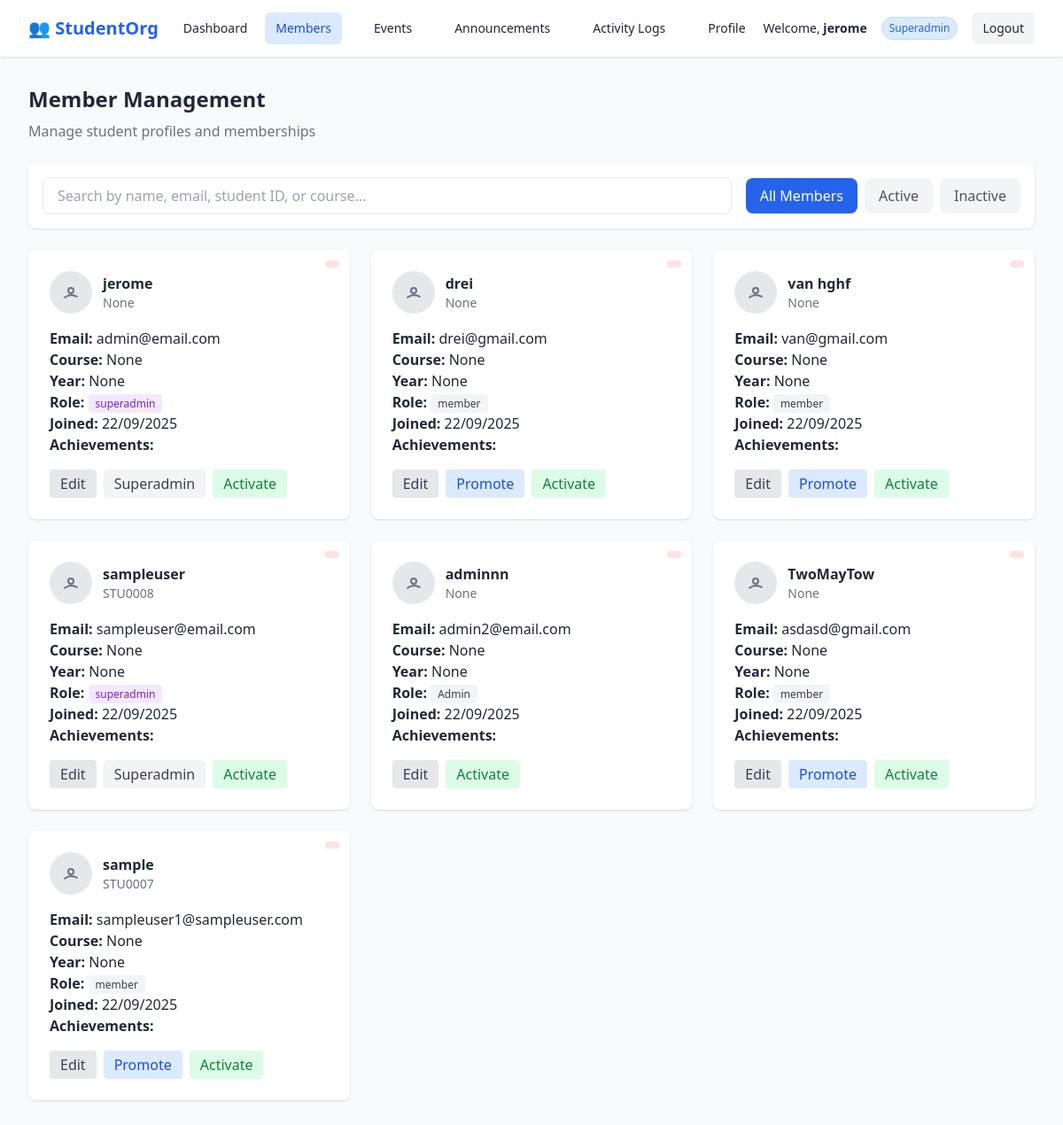
Before: /members/ (signed in) with the older database file.
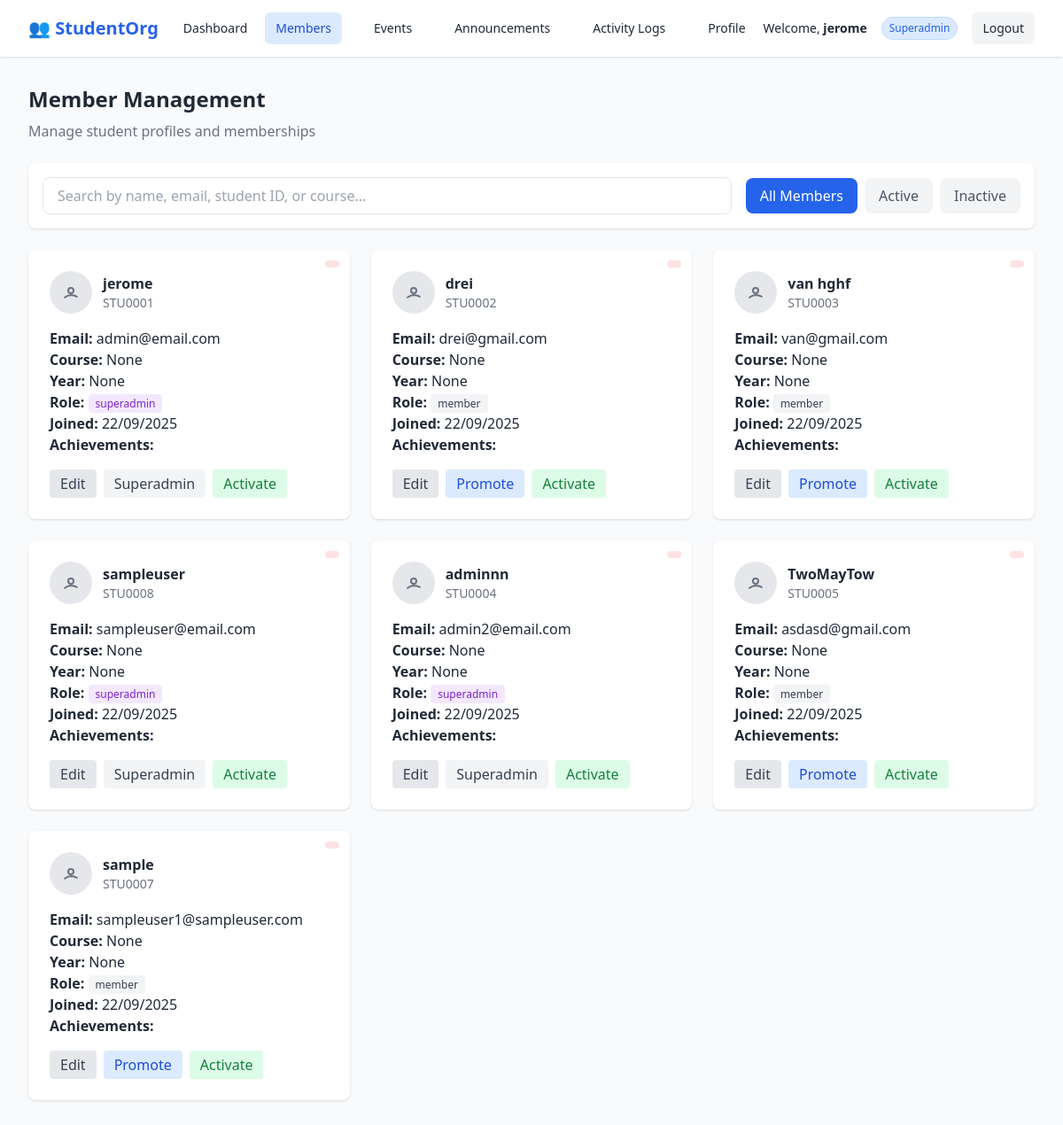
After: the same page with the newer database file.
### accounts/models.py (models this page shows, shortened)
class Member(models.Model):
    user = models.OneToOneField(User, on_delete=models.CASCADE)
    student_id = models.CharField(max_length=20, unique=True, null=True, blank=True)
    course = models.CharField(max_length=100, null=True, blank=True)
    year = models.CharField(max_length=10, null=True, blank=True)
    role = models.CharField(
        max_length=20,
        choices=[
            ('superadmin', 'superadmin'),
            ('admin', 'admin'),
            ('member', 'member'),
        ],
        default='member'
    )
    status = models.CharField(
        max_length=10,
        choices=[
            ('active', 'active'),
            ('inactive', 'inactive'),
        ],
        default='active'
    )
    joined_date = models.DateTimeField(auto_now_add=True, null=True, blank=True)
    achievements = models.TextField(blank=True, null=True)

### accounts/views.py (the view, shortened to what this page needs)
# urls.py: path("members/", views.membership_list, name="membership_list"),
@login_required
def membership_list(request):
    q = request.GET.get("q", "").strip()
    status = request.GET.get("status", "").lower()
    members = Member.objects.all().select_related("user")
    if status == "active":
        members = members.filter(status__iexact="active")
    elif status == "inactive":
        members = members.filter(status__iexact="inactive")
    context = {
        "members": members,
        "status_filter": status,
        "q": q,
    }
    return render(request, "accounts/membership_list.html", context)

### accounts/templates/accounts/membership_list.html (shortened to what this page needs)
{% extends "accounts/base.html" %}
{% load static %}
{% block content %}
<div class="max-w-7xl mx-auto px-4 sm:px-6 lg:px-8 py-8">
  <h1 class="text-2xl font-bold text-gray-800 mb-2">Member Management</h1>
  <p class="text-gray-500 mb-6">Manage student profiles and memberships</p>
  <div class="bg-white shadow rounded-lg p-4 mb-6 flex flex-col md:flex-row items-start md:items-center md:space-x-4">
    <form method="get" action="{% url 'accounts:membership_list' %}" class="flex-1">
      <input type="text" name="q" value="{{ request.GET.q }}" placeholder="Search by name, email, student ID, or course..."
        class="w-full px-4 py-2 border rounded-lg focus:ring focus:ring-blue-200 focus:outline-none">
    </form>
    <div class="mt-3 md:mt-0 flex space-x-2">
      <a href="?status=all" class="px-4 py-2 rounded-lg {% if request.GET.status == 'all' or not request.GET.status %}bg-blue-600 text-white{% else %}bg-gray-100 text-gray-600{% endif %}">All Members</a>
      <a href="?status=active" class="px-4 py-2 rounded-lg {% if request.GET.status == 'active' %}bg-blue-600 text-white{% else %}bg-gray-100 text-gray-600{% endif %}">Active</a>
      <a href="?status=inactive" class="px-4 py-2 rounded-lg {% if request.GET.status == 'inactive' %}bg-blue-600 text-white{% else %}bg-gray-100 text-gray-600{% endif %}">Inactive</a>
    </div>
  </div>
  <div class="grid grid-cols-1 md:grid-cols-2 lg:grid-cols-3 gap-6">
    {% for member in members %}
      <div class="bg-white shadow rounded-lg p-6 relative">
        <span class="absolute top-3 right-3 text-xs px-2 py-1 rounded-full {% if member.membership_status == 'active' %}bg-green-100 text-green-600{% else %}bg-red-100 text-red-600{% endif %}">
        </span>
        <div class="flex items-center mb-4">
          <div class="w-12 h-12 bg-gray-200 rounded-full flex items-center justify-center">
            <svg xmlns="http://www.w3.org/2000/svg" class="h-6 w-6 text-gray-500" fill="none" viewBox="0 0 24 24" stroke="currentColor">
              <path stroke-linecap="round" stroke-linejoin="round" stroke-width="2" d="M5.121 17.804A13.937 13.937 0 0112 15c2.5 0 4.847.655 6.879 1.804M15 10a3 3 0 11-6 0 3 3 0 016 0z" />
            </svg>
          </div>
          <div class="ml-3">
            <p class="font-semibold text-gray-800">{{ member.user.get_full_name|default:member.user.username }}</p>
            <p class="text-sm text-gray-500">{{ member.student_id }}</p>
          </div>
        </div>
        <p><strong>Email:</strong> {{ member.user.email }}</p>
        <p><strong>Course:</strong> {{ member.course }}</p>
        <p><strong>Year:</strong> {{ member.year }}</p>
        <p>
          <strong>Role:</strong>
          <span class="px-2 py-0.5 rounded text-xs font-medium
            {% if member.role == 'superadmin' %} bg-purple-100 text-purple-700
            {% elif member.role == 'admin' %} bg-blue-100 text-blue-700
            {% else %} bg-gray-100 text-gray-700 {% endif %}">
            {{ member.role }}
          </span>
        </p>
        <p><strong>Joined:</strong> {{ user.date_joined|date:"d/m/Y" }}</p>
        <p><strong>Achievements:</strong> {{ achievements.count }}</p>
        <div class="mt-4 flex flex-wrap gap-2">
        {% if user.member.role in "admin superadmin" %}
          <button type="button" data-modal-target="edit-modal-{{ member.id }}" class="px-3 py-1 bg-gray-200 text-gray-700 rounded hover:bg-gray-300 modal-open">
            Edit
          </button>
          {% endif %}
          {% if user.member.role == 'superadmin' %}
            {% if member.role == 'member' %}
              <button type="button" data-modal-target="promote-modal-{{ member.id }}" class="px-3 py-1 bg-blue-100 text-blue-700 rounded modal-open">
                Promote
              </button>
            {% elif member.role == 'superadmin' %}
              <button type="button" class="px-3 py-1 bg-gray-100 text-gray-700 rounded cursor-not-allowed" disabled>Superadmin</button>
            {% endif %}
          {% endif %}
          {% if member.membership_status == 'active' %}
            <button type="button" data-modal-target="deactivate-modal-{{ member.id }}" class="px-3 py-1 bg-red-100 text-red-700 rounded modal-open">
              Deactivate
            </button>
          {% else %}
            <button type="button" data-modal-target="activate-modal-{{ member.id }}" class="px-3 py-1 bg-green-100 text-green-700 rounded modal-open">
              Activate
            </button>
          {% endif %}
        </div>
      </div>
    {% endfor %}
  </div>
</div>
{% endblock %}

### accounts/templates/accounts/base.html (shortened to what this page needs)
{% load static %}
<!DOCTYPE html>
<html lang="en">
<head>
 <script src="https://cdn.tailwindcss.com"></script>
 </head>
 <body
  class="{% if request.resolver_match.url_name in 'login register' %}
         min-h-screen flex items-center justify-center bg-gradient-to-br from-blue-50 to-indigo-100 text-gray-800
         {% else %}
         bg-gray-50 text-gray-800
         {% endif %}">
  {% if request.resolver_match.url_name not in 'login register' %}
  <nav class="bg-white shadow">
    <div class="max-w-7xl mx-auto px-4 sm:px-6 lg:px-8">
      <div class="flex justify-between h-16 items-center">
        <div class="flex items-center space-x-4">
          <span class="text-xl font-bold text-blue-600 flex items-center">
            👥 StudentOrg
          </span>
          {% if user.is_superuser %}
            <a href="{% url 'accounts:superadmin_dashboard' %}"
               class="px-3 py-2 rounded-md text-sm font-medium
               {% if request.resolver_match.url_name == 'superadmin_dashboard' %} bg-blue-100 text-blue-700 {% else %} hover:bg-gray-100 {% endif %}">
              Dashboard
            </a>
          {% elif user.member.role == "admin" %}
            <a href="{% url 'accounts:admin_dashboard' %}"
               class="px-3 py-2 rounded-md text-sm font-medium
               {% if request.resolver_match.url_name == 'admin_dashboard' %} bg-blue-100 text-blue-700 {% else %} hover:bg-gray-100 {% endif %}">
              Dashboard
            </a>
          {% else %}
            <a href="{% url 'accounts:member_dashboard' %}"
               class="px-3 py-2 rounded-md text-sm font-medium
               {% if request.resolver_match.url_name == 'member_dashboard' %} bg-blue-100 text-blue-700 {% else %} hover:bg-gray-100 {% endif %}">
              Dashboard
            </a>
          {% endif %}
        </div>
        {% if user.is_authenticated and user.member.role in "admin superadmin" %}
        <div class="flex space-x-6">
          <a href="{% url 'accounts:membership_list' %}"
             class="px-3 py-2 rounded-md text-sm font-medium
             {% if request.resolver_match.url_name == 'membership_list' %} bg-blue-100 text-blue-700 {% else %} hover:bg-gray-100 {% endif %}">
            Members
          </a>
          <a href="{% url 'accounts:event_list' %}"
             class="px-3 py-2 rounded-md text-sm font-medium
             {% if request.resolver_match.url_name == 'event_list' %} bg-blue-100 text-blue-700 {% else %} hover:bg-gray-100 {% endif %}">
            Events
          </a>
          <a href="{% url 'accounts:announcement_list' %}"
             class="px-3 py-2 rounded-md text-sm font-medium
             {% if request.resolver_match.url_name == 'announcement_list' %} bg-blue-100 text-blue-700 {% else %} hover:bg-gray-100 {% endif %}">
            Announcements
          </a>
          <a href="{% url 'accounts:audit_log_list' %}"
             class="px-3 py-2 rounded-md text-sm font-medium
             {% if request.resolver_match.url_name == 'audit_log_list' %} bg-blue-100 text-blue-700 {% else %} hover:bg-gray-100 {% endif %}">
            Activity Logs
          </a>
          <a href="{% url 'accounts:profile_update' %}"
             class="px-3 py-2 rounded-md text-sm font-medium
             {% if request.resolver_match.url_name == 'profile_update' %} bg-blue-100 text-blue-700 {% else %} hover:bg-gray-100 {% endif %}">
            Profile
          </a>
        </div>
        {% endif %}
        <div class="flex items-center space-x-4">
          <span class="text-sm">
            Welcome, <strong>{{ user.get_full_name|default:user.username }}</strong>
          </span>
          {% if user.is_superuser %}
            <span class="px-2 py-1 text-xs rounded-full bg-blue-100 text-blue-600 border border-blue-200">
              Superadmin
            </span>
          {% elif user.member.role == "admin" %}
            <span class="px-2 py-1 text-xs rounded-full bg-green-100 text-green-600 border border-green-200">
              Admin
            </span>
          {% else %}
            <span class="px-2 py-1 text-xs rounded-full bg-gray-100 text-gray-600 border border-gray-200">
              Member
            </span>
          {% endif %}
          <a href="{% url 'accounts:logout' %}"
             class="px-3 py-2 rounded-md bg-gray-100 hover:bg-gray-200 text-sm font-medium">
            Logout
          </a>
        </div>
      </div>
    </div>
  </nav>
  {% endif %}
  {% block content %}{% endblock %}
</body>
</html>

Changed rows visible on the page:
changed Member "jerome": student_id "None" → "STU0001"
changed Member "drei": student_id "None" → "STU0002"
changed Member "van hghf": student_id "None" → "STU0003"
changed Member "adminnn": student_id "None" → "STU0004"; role "Admin" → "superadmin"; now shows "Superadmin"
changed Member "TwoMayTow": student_id "None" → "STU0005"
